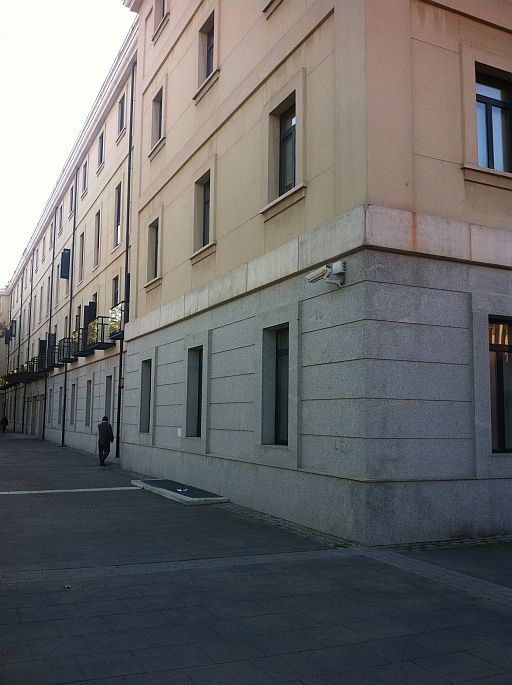
//> input picture Recursos/60 Transformada de Hough usando las OpenCV/Universidad_512x685.jpg, 512 x 685 px
$ ./Transformada_de_Hough_usando_las_OpenCV   (built with g++ and OpenCV 4)
//> lines starting //> are read from the running program, lines starting //| are printed output that depends on the picture; after the words box and inside, x2 and y2 are one past the last pixel; in counts of white or black regions, pixels touching at a corner belong together

#include "stdafx.h"
#include "opencv2/highgui/highgui.hpp"
#include "opencv2/imgproc/imgproc.hpp"

#include <iostream>
#include <stdio.h>

using namespace cv;
using namespace std;

//*******************************************************************************************************
// Transformada de Hough
//*******************************************************************************************************

int main(int argc, char** argv)
{
	//Nombre de la imagen que se va a cargar
	char NombreImagen[] = "Universidad_512x685.jpg";

	Mat src = imread(NombreImagen, 0);
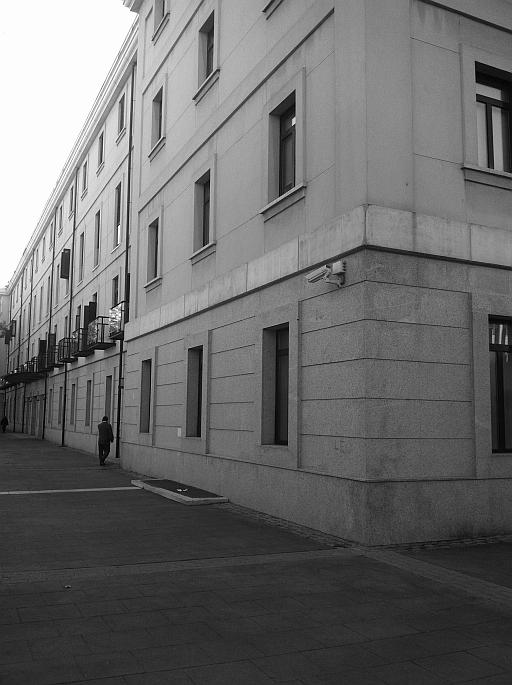
//> src: 685 rows x 512 cols, CV_8UC1; min 0, max 255, mean 107.1
	if (src.empty())
	{
		cout << "Error al cargar la imagen : " << NombreImagen << endl;
		return -1;
	}

	Mat dst, cdst;
	Canny(src, dst, 50, 200, 3); //Detecci髇 de los bordes en la imagen
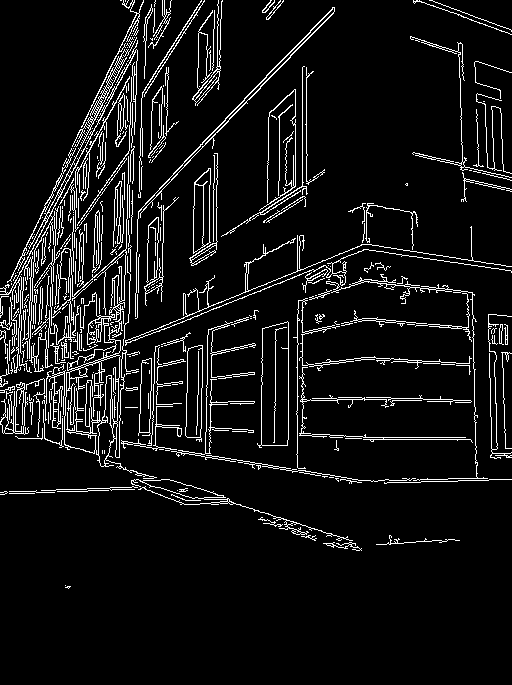
//> dst: 685 rows x 512 cols, CV_8UC1; 7.5% white in thin lines or dots, all inside (x1, y1, x2, y2) = (0, 0, 512, 589)
	cvtColor(dst, cdst, CV_GRAY2BGR);

	vector<Vec2f> lines; // Vector para almacenar las lineas detectadas

	HoughLines(dst, lines, 1, CV_PI / 180, 200, 0, 0); // Detecci髇 de las lineas en la imagen
//> lines = 11 lines (rho, theta): [134, 0.03], [302, 0], [245, 0.79], [248, 0.77], [131, 0.45], [138, 0.05], [213, 0.02], [136, 0.03], [139, 0.03], [297, 0], [138, 0.47]

	for (size_t i = 0; i < lines.size(); i++) //Codigo para pintar las lineas en la imagen
	{
		float rho = lines[i][0], theta = lines[i][1];
		Point pt1, pt2;
		double a = cos(theta), b = sin(theta);
		double x0 = a*rho, y0 = b*rho;
		pt1.x = cvRound(x0 + 1000 * (-b));
		pt1.y = cvRound(y0 + 1000 * (a));
		pt2.x = cvRound(x0 - 1000 * (-b));
		pt2.y = cvRound(y0 - 1000 * (a));
		line(cdst, pt1, pt2, Scalar(0, 0, 255), 3, CV_AA);
	}
//> this loop made 11 passes
//> (rho, theta, a, b, x0, y0) on passes 1 to 11: (134, 0.0349, 0.999, 0.0349, 133.9, 4.68), (302, 0, 1, 0, 302, 0), (245, 0.785, 0.707, 0.707, 173.2, 173.2), (248, 0.768, 0.719, 0.695, 178.4, 172.3), (131, 0.454, 0.899, 0.438, 117.7, 57.43), (138, 0.0524, 0.999, 0.0523, 137.8, 7.22), (213, 0.0175, 1, 0.0175, 213, 3.72), (136, 0.0349, 0.999, 0.0349, 135.9, 4.75), (139, 0.0349, 0.999, 0.0349, 138.9, 4.85), (297, 0, 1, 0, 297, 0), (138, 0.471, 0.891, 0.454, 123, 62.65)
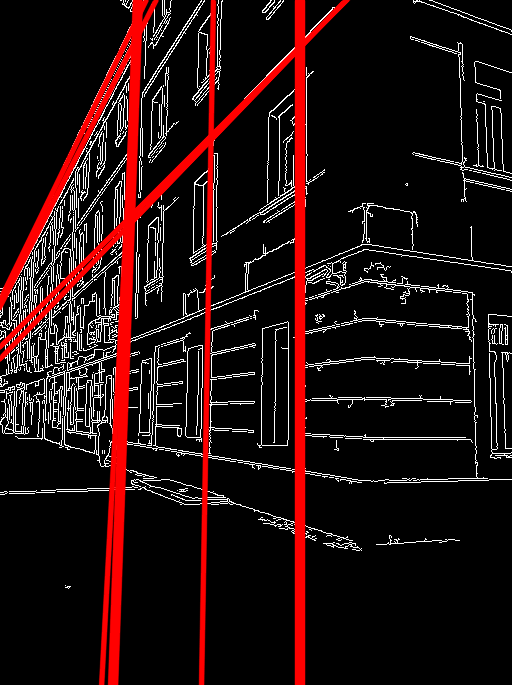
//> cdst: 685 rows x 512 cols, CV_8UC3; mean B, G, R 15.5, 15.5, 35.1

	imshow("source", src);
	resizeWindow("source", 512, 512);
	imshow("detected lines", cdst);
	resizeWindow("detected lines", 512, 512);
	waitKey();

	return 0;
}


//*******************************************************************************************************
// Transformada de Hough probabil韘tica
//*******************************************************************************************************

/*
int main(int argc, char** argv)
{
	//Nombre de la imagen que se va a cargar
	char NombreImagen[] = "Universidad_512x685.jpg";

	Mat src = imread(NombreImagen, 0);
	if (src.empty())
	{
		cout << "Error al cargar la imagen : " << NombreImagen << endl;
		return -1;
	}

	Mat dst, cdst;
	Canny(src, dst, 50, 200, 3); //Detecci髇 de los bordes en la imagen
	cvtColor(dst, cdst, CV_GRAY2BGR);

	vector<Vec4i> lines;
	HoughLinesP(dst, lines, 1, CV_PI / 180, 50, 50, 10);
	for (size_t i = 0; i < lines.size(); i++)
	{
		Vec4i l = lines[i];
		line(cdst, Point(l[0], l[1]), Point(l[2], l[3]), Scalar(0, 0, 255), 3, CV_AA);
	}

	imshow("source", src);
	resizeWindow("source", 512, 512);
	imshow("detected lines", cdst);
	resizeWindow("detected lines", 512, 512);

	waitKey();

	return 0;
}
*/


//*******************************************************************************************************
// Transformada de Hough para localizar circulos
//*******************************************************************************************************

/*
int main(int argc, char** argv)
{
	Mat src, src_gray;

	//Nombre de la imagen que se va a cargar
	char NombreImagen[] = "RuedaCoche_685x512.jpg";

	src = imread(NombreImagen, 1);
	if (src.empty())
	{
		cout << "Error al cargar la imagen : " << NombreImagen << endl;
		return -1;
	}

	/// Conversi髇 de la imagen a niveles de gris
	cvtColor(src, src_gray, CV_BGR2GRAY);

	/// Reducci髇 del ruido para evitar falsas detecciones
	GaussianBlur(src_gray, src_gray, Size(9, 9), 2, 2);

	vector<Vec3f> circles;

	/// Aplicaci髇 de la Transformada de Hough para localizar los circulos
	HoughCircles(src_gray, circles, CV_HOUGH_GRADIENT, 1, src_gray.rows / 6, 100, 75, 0, 0);

	/// Dibujoi de los circulos localizados
	for (size_t i = 0; i < circles.size(); i++)
	{
		Point center(cvRound(circles[i][0]), cvRound(circles[i][1]));
		int radius = cvRound(circles[i][2]);
		// centro del circulo
		circle(src, center, 3, Scalar(0, 255, 0), -1, 8, 0);
		// Borde del circulo
		circle(src, center, radius, Scalar(0, 0, 255), 3, 8, 0);
	}

	/// Presentaci髇 de los resultados
	namedWindow("Hough Circle Transform Demo", CV_WINDOW_AUTOSIZE);
	imshow("Hough Circle Transform Demo", src);


	waitKey(0);
	return 0;
}
*/
